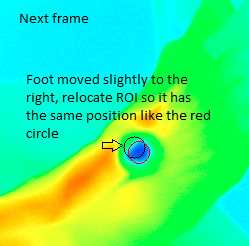
%> input picture t1.png, 249 x 246 px
$ octave movement.m   (GNU Octave 9; MATLAB toolbox functions it lacks are replaced by stand-ins)
%> lines starting %> are read from the running program, lines starting %| are printed output that depends on the picture
fixed = imread('C:\Users\gadyz\Desktop\Roy\t1.png');
%> fixed is the input picture: size 246x249x3 uint8; mean R, G, B 59.1, 239.8, 130.4
moving = imread('C:\Users\gadyz\Desktop\Roy\t30.png');
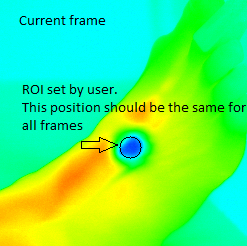
%> input picture t30.png, 247 x 246 px
%> moving is the input picture: size 246x247x3 uint8; mean R, G, B 78.2, 243.9, 99.9

imshowpair(fixed, moving,'Scaling','joint')
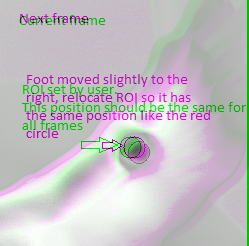
%> displayed picture: size 246x249x3, on the screen's scale of 0 to 255; mean R, G, B 195.6, 192.1, 195.6

%> (the run ends here)
